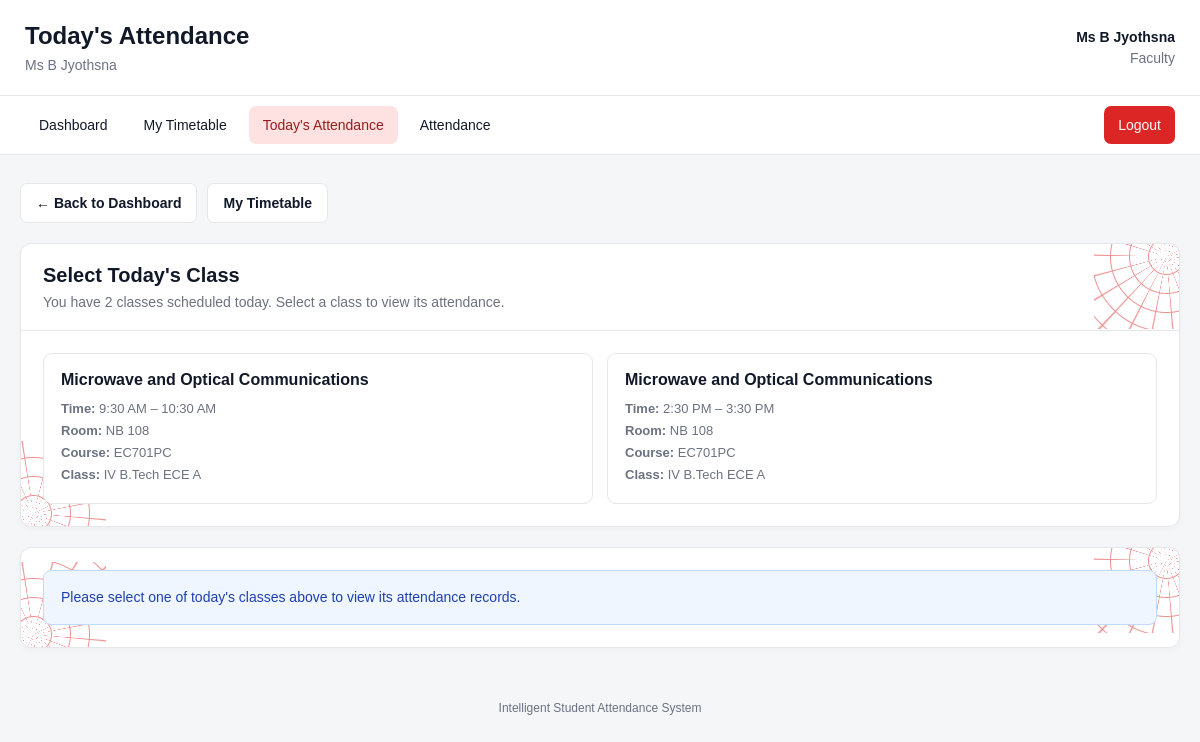
Page /faculty/today-attendance (signed in) on the committed database.
### tables this page shows
CREATE TABLE faculty (
            id INTEGER PRIMARY KEY AUTOINCREMENT,
            name TEXT NOT NULL,
            username TEXT UNIQUE,
            password_hash TEXT,
            department TEXT DEFAULT 'ECE',
            active INTEGER DEFAULT 1
        );

CREATE TABLE timetable (
            id INTEGER PRIMARY KEY AUTOINCREMENT,
            subject TEXT NOT NULL,
            faculty TEXT,
            department TEXT,
            year INTEGER,
            section TEXT,
            day TEXT NOT NULL,
            start_time TEXT NOT NULL,
            end_time TEXT NOT NULL,
            late_after TEXT
        , course_code TEXT, subject_name TEXT, faculty_name TEXT, room_no TEXT, class_name TEXT, academic_year TEXT, semester TEXT, active INTEGER);

### app.py (the view, shortened to what this page needs)
@app.route("/faculty/today-attendance")
@role_required("faculty")
def faculty_today_attendance_page():
    faculty, faculty_name, username = faculty_identity()
    if faculty is None:
        flash("Faculty account not found.", "error")
        return redirect(url_for("logout"))
    today = date.today()
    today_iso = today.isoformat()
    selected_timetable_id = request.args.get(
        "timetable_id",
        ""
    ).strip()
    conn = get_db_connection()
    try:
        all_rows = all_timetable_rows(conn)
        my_classes = [
            dict(row)
            for row in all_rows
            if faculty_matches_timetable(
                row,
                faculty_name,
                username
            )
        ]
        today_aliases = {
            str(value).strip().lower()
            for value in get_day_aliases(today_iso)
        }
        today_classes = [
            item.copy()
            for item in my_classes
            if str(item.get("active", 1)).strip() == "1"
            and str(item.get("day") or "").strip().lower()
            in today_aliases
        ]
        for item in today_classes:
            item["subject_name"] = (
                item.get("subject_name")
                or item.get("subject")
                or item.get("course_code")
                or item.get("class_name")
                or "Class"
            )
            item["course_code"] = (
                item.get("course_code")
                or "-"
            )
            item["room_no"] = (
                item.get("room_no")
                or item.get("room")
                or item.get("classroom")
                or "-"
            )
            item["faculty_display"] = (
                item.get("faculty_name")
                or item.get("faculty")
                or faculty_name
                or username
                or "Faculty"
            )
            item["class_section"] = (
                item.get("class_section")
                or item.get("section")
                or item.get("class_name")
                or "-"
            )
        today_classes.sort(
            key=lambda item: (
                _time_value(
                    item.get("start_time")
                )
                or datetime.strptime(
                    "23:59",
                    "%H:%M"
                ).time()
            )
        )
        selected_class = None
        if (
            selected_class is None
            and len(today_classes) == 1
        ):
            selected_class = today_classes[0]
            selected_timetable_id = str(
                selected_class["id"]
            )
        attendance_records = []
        if selected_class:
            attendance_records = _class_attendance_rows(
                conn,
                selected_class,
                today_iso
            )
        present_count = sum(
            1
            for row in attendance_records
            if str(
                row.get("status") or ""
            ).strip().lower()
            in ("present", "late")
        )
        late_count = sum(
            1
            for row in attendance_records
            if str(
                row.get("status") or ""
            ).strip().lower()
            == "late"
        )
        absent_count = sum(
            1
            for row in attendance_records
            if str(
                row.get("status") or ""
            ).strip().lower()
            == "absent"
        )
        total_students = len(
            attendance_records
        )
        marked_count = sum(
            1
            for row in attendance_records
            if str(
                row.get("status") or ""
            ).strip().lower()
            in (
                "present",
                "late",
                "absent"
            )
        )
        unmarked_count = max(
            0,
            total_students - marked_count
        )
        class_end_passed = False
        finalized = (
            class_end_passed
            and total_students > 0
            and unmarked_count == 0
        )
        subject = ""
        course_code = ""
        faculty_display = (
            faculty_name
            or username
            or "Faculty"
        )
        class_section = ""
        start_time = ""
        end_time = ""
        room = "-"
        return render_template(
            "faculty_today_attendance.html",
            faculty=faculty,
            faculty_name=faculty_name,
            username=username,
            today_date=today_iso,
            today_classes=today_classes,
            selected_timetable_id=(
                selected_timetable_id
            ),
            selected_class=selected_class,
            attendance_records=(
                attendance_records
            ),
            subject=subject,
            course_code=course_code,
            faculty_display=faculty_display,
            class_section=class_section,
            start_time=start_time,
            end_time=end_time,
            room=room,
            total_students=total_students,
            present_count=present_count,
            late_count=late_count,
            absent_count=absent_count,
            unmarked_count=unmarked_count,
            marked_count=marked_count,
            finalized=finalized
        )
    finally:
        conn.close()

### templates/faculty_today_attendance.html (shortened to what this page needs)
<!DOCTYPE html>
<html lang="en">
<head>
</head>
<body>
<header>
    <div>
        <h1>
            Today's Attendance
        </h1>
        <p>
            {{
                faculty["name"]
                if faculty
                and faculty["name"]
                else
                faculty_name
                if faculty_name
                else
                session.get(
                    "username",
                    "Faculty"
                )
            }}
        </p>
    </div>
    <div class="identity">
        <strong>
            {{
                faculty["name"]
                if faculty
                and faculty["name"]
                else
                faculty_name
                if faculty_name
                else
                session.get(
                    "username",
                    "Faculty"
                )
            }}
        </strong>
        <span>
            Faculty
        </span>
    </div>
</header>
<nav>
    <a
        href="{{ url_for('faculty_dashboard') }}"
    >
        Dashboard
    </a>
    <a
        href="{{ url_for('faculty_timetable') }}"
    >
        My Timetable
    </a>
    <a
        class="active"
        href="{{ url_for(
            'faculty_today_attendance_page'
        ) }}"
    >
        Today's Attendance
    </a>
    <a
        href="{{ url_for('faculty_attendance') }}"
    >
        Attendance
    </a>
    <a
        class="logout"
        href="{{ url_for('logout') }}"
    >
        Logout
    </a>
</nav>
<main>
    <div class="actions">
        <a
            class="btn secondary"
            href="{{ url_for(
                'faculty_dashboard'
            ) }}"
        >
            ← Back to Dashboard
        </a>
        <a
            class="btn secondary"
            href="{{ url_for(
                'faculty_timetable'
            ) }}"
        >
            My Timetable
        </a>
    </div>
    {% if today_classes|length > 1 %}
    <section class="panel">
        <div class="panel-header">
            <h2>
                Select Today's Class
            </h2>
            <p>
                You have
                {{ today_classes|length }}
                classes scheduled today.
                Select a class to view its attendance.
            </p>
        </div>
        <div class="class-selector">
            <div class="class-list">
                {% for item in today_classes %}
                    <a
                        class="
                            class-option
                        "
                        href="{{ url_for(
                            'faculty_today_attendance_page',
                            timetable_id=item['id']
                        ) }}"
                    >
                        <div
                            class="class-option-subject"
                        >
                            {{ item["subject_name"] }}
                        </div>
                        <div
                            class="class-option-details"
                        >
                            <div>
                                <b>
                                    Time:
                                </b>
                                {{
                                    item["start_time"]
                                    |default("")
                                    |time12
                                }}
                                –
                                {{
                                    item["end_time"]
                                    |default("")
                                    |time12
                                }}
                            </div>
                            <div>
                                <b>
                                    Room:
                                </b>
                                {{ item["room_no"] }}
                            </div>
                            <div>
                                <b>
                                    Course:
                                </b>
                                {{ item["course_code"] }}
                            </div>
                            <div>
                                <b>
                                    Class:
                                </b>
                                {{ item["class_section"] }}
                            </div>
                        </div>
                    </a>
                {% endfor %}
            </div>
        </div>
    </section>
    {% endif %}
    {% if not today_classes %}
        <section class="panel">
            <div class="info-message">
                No class is scheduled for you today.
            </div>
        </section>
    {% elif not selected_class %}
        <section class="panel">
            <div class="info-message">
                Please select one of today's classes above
                to view its attendance records.
            </div>
        </section>
    {% endif %}
</main>
<footer>
    Intelligent Student Attendance System
</footer>
</body>
</html>

### rows in the picture
faculty: name "Ms B Jyothsna"
timetable: subject_name "Microwave and Optical Communications", start_time "9:30 AM", end_time "10:30 AM", room_no "NB 108", course_code "EC701PC", class_section "IV B.Tech ECE A"
timetable: subject_name "Microwave and Optical Communications", start_time "2:30 PM", end_time "3:30 PM", room_no "NB 108", course_code "EC701PC", class_section "IV B.Tech ECE A"

### other values in the picture
{{ today_classes|length }} "2"
